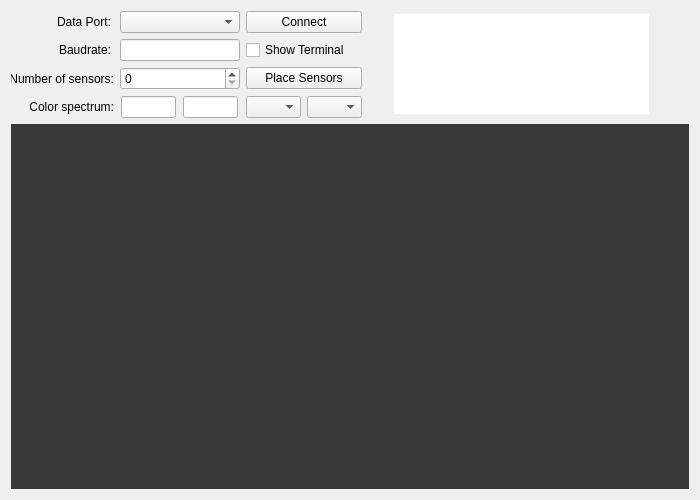
<?xml version="1.0" encoding="UTF-8"?>
<ui version="4.0">
 <class>ViewerWidget</class>
 <widget class="QWidget" name="ViewerWidget">
  <property name="enabled">
   <bool>true</bool>
  </property>
  <property name="geometry">
   <rect>
    <x>0</x>
    <y>0</y>
    <width>700</width>
    <height>500</height>
   </rect>
  </property>
  <property name="sizePolicy">
   <sizepolicy hsizetype="Preferred" vsizetype="Preferred">
    <horstretch>0</horstretch>
    <verstretch>0</verstretch>
   </sizepolicy>
  </property>
  <property name="minimumSize">
   <size>
    <width>700</width>
    <height>500</height>
   </size>
  </property>
  <property name="mouseTracking">
   <bool>true</bool>
  </property>
  <property name="windowTitle">
   <string>Form</string>
  </property>
  <layout class="QGridLayout" name="gridLayout">
   <item row="3" column="2">
    <layout class="QHBoxLayout" name="horizontalLayout">
     <item>
      <widget class="QComboBox" name="comboBox_minColor">
       <property name="sizePolicy">
        <sizepolicy hsizetype="Fixed" vsizetype="Fixed">
         <horstretch>0</horstretch>
         <verstretch>0</verstretch>
        </sizepolicy>
       </property>
       <property name="minimumSize">
        <size>
         <width>55</width>
         <height>0</height>
        </size>
       </property>
       <property name="maximumSize">
        <size>
         <width>55</width>
         <height>16777215</height>
        </size>
       </property>
      </widget>
     </item>
     <item>
      <widget class="QComboBox" name="comboBox_maxColor">
       <property name="sizePolicy">
        <sizepolicy hsizetype="Fixed" vsizetype="Fixed">
         <horstretch>0</horstretch>
         <verstretch>0</verstretch>
        </sizepolicy>
       </property>
       <property name="minimumSize">
        <size>
         <width>55</width>
         <height>0</height>
        </size>
       </property>
       <property name="maximumSize">
        <size>
         <width>55</width>
         <height>16777215</height>
        </size>
       </property>
      </widget>
     </item>
    </layout>
   </item>
   <item row="2" column="3">
    <spacer name="horizontalSpacer_2">
     <property name="orientation">
      <enum>Qt::Horizontal</enum>
     </property>
     <property name="sizeType">
      <enum>QSizePolicy::Fixed</enum>
     </property>
     <property name="sizeHint" stdset="0">
      <size>
       <width>20</width>
       <height>20</height>
      </size>
     </property>
    </spacer>
   </item>
   <item row="1" column="3">
    <spacer name="horizontalSpacer_3">
     <property name="orientation">
      <enum>Qt::Horizontal</enum>
     </property>
     <property name="sizeType">
      <enum>QSizePolicy::Fixed</enum>
     </property>
     <property name="sizeHint" stdset="0">
      <size>
       <width>20</width>
       <height>20</height>
      </size>
     </property>
    </spacer>
   </item>
   <item row="3" column="0">
    <widget class="QLabel" name="Label_spectrum">
     <property name="text">
      <string>Color spectrum:</string>
     </property>
     <property name="alignment">
      <set>Qt::AlignRight|Qt::AlignTrailing|Qt::AlignVCenter</set>
     </property>
    </widget>
   </item>
   <item row="2" column="2">
    <widget class="QPushButton" name="pushButton_Place">
     <property name="sizePolicy">
      <sizepolicy hsizetype="Fixed" vsizetype="Fixed">
       <horstretch>0</horstretch>
       <verstretch>0</verstretch>
      </sizepolicy>
     </property>
     <property name="minimumSize">
      <size>
       <width>100</width>
       <height>0</height>
      </size>
     </property>
     <property name="maximumSize">
      <size>
       <width>150</width>
       <height>16777215</height>
      </size>
     </property>
     <property name="text">
      <string>Place Sensors</string>
     </property>
    </widget>
   </item>
   <item row="0" column="0">
    <widget class="QLabel" name="Label_portSelect">
     <property name="enabled">
      <bool>true</bool>
     </property>
     <property name="sizePolicy">
      <sizepolicy hsizetype="Preferred" vsizetype="Preferred">
       <horstretch>0</horstretch>
       <verstretch>0</verstretch>
      </sizepolicy>
     </property>
     <property name="minimumSize">
      <size>
       <width>50</width>
       <height>0</height>
      </size>
     </property>
     <property name="maximumSize">
      <size>
       <width>100</width>
       <height>16777215</height>
      </size>
     </property>
     <property name="text">
      <string>Data Port:</string>
     </property>
     <property name="alignment">
      <set>Qt::AlignRight|Qt::AlignTrailing|Qt::AlignVCenter</set>
     </property>
    </widget>
   </item>
   <item row="2" column="1">
    <widget class="QSpinBox" name="SpinBox_numberSelect">
     <property name="sizePolicy">
      <sizepolicy hsizetype="Preferred" vsizetype="Fixed">
       <horstretch>0</horstretch>
       <verstretch>0</verstretch>
      </sizepolicy>
     </property>
     <property name="minimumSize">
      <size>
       <width>120</width>
       <height>0</height>
      </size>
     </property>
     <property name="maximumSize">
      <size>
       <width>120</width>
       <height>16777215</height>
      </size>
     </property>
    </widget>
   </item>
   <item row="1" column="0">
    <widget class="QLabel" name="Label_baudrate">
     <property name="enabled">
      <bool>true</bool>
     </property>
     <property name="sizePolicy">
      <sizepolicy hsizetype="Preferred" vsizetype="Preferred">
       <horstretch>0</horstretch>
       <verstretch>0</verstretch>
      </sizepolicy>
     </property>
     <property name="minimumSize">
      <size>
       <width>50</width>
       <height>0</height>
      </size>
     </property>
     <property name="maximumSize">
      <size>
       <width>100</width>
       <height>16777215</height>
      </size>
     </property>
     <property name="text">
      <string>Baudrate:</string>
     </property>
     <property name="alignment">
      <set>Qt::AlignRight|Qt::AlignTrailing|Qt::AlignVCenter</set>
     </property>
    </widget>
   </item>
   <item row="1" column="1">
    <widget class="QLineEdit" name="lineEdit_baudrate">
     <property name="sizePolicy">
      <sizepolicy hsizetype="Preferred" vsizetype="Fixed">
       <horstretch>0</horstretch>
       <verstretch>0</verstretch>
      </sizepolicy>
     </property>
     <property name="minimumSize">
      <size>
       <width>120</width>
       <height>0</height>
      </size>
     </property>
     <property name="maximumSize">
      <size>
       <width>120</width>
       <height>16777215</height>
      </size>
     </property>
    </widget>
   </item>
   <item row="3" column="3">
    <spacer name="horizontalSpacer_4">
     <property name="orientation">
      <enum>Qt::Horizontal</enum>
     </property>
     <property name="sizeType">
      <enum>QSizePolicy::Fixed</enum>
     </property>
     <property name="sizeHint" stdset="0">
      <size>
       <width>20</width>
       <height>20</height>
      </size>
     </property>
    </spacer>
   </item>
   <item row="1" column="2">
    <widget class="QCheckBox" name="checkBox_Terminal">
     <property name="sizePolicy">
      <sizepolicy hsizetype="Fixed" vsizetype="Fixed">
       <horstretch>0</horstretch>
       <verstretch>0</verstretch>
      </sizepolicy>
     </property>
     <property name="text">
      <string>Show Terminal</string>
     </property>
    </widget>
   </item>
   <item row="0" column="1">
    <widget class="QComboBox" name="comboBox_port">
     <property name="sizePolicy">
      <sizepolicy hsizetype="Preferred" vsizetype="Fixed">
       <horstretch>0</horstretch>
       <verstretch>0</verstretch>
      </sizepolicy>
     </property>
     <property name="minimumSize">
      <size>
       <width>120</width>
       <height>0</height>
      </size>
     </property>
     <property name="maximumSize">
      <size>
       <width>120</width>
       <height>16777215</height>
      </size>
     </property>
    </widget>
   </item>
   <item row="3" column="1">
    <layout class="QHBoxLayout" name="horizontalLayout_2">
     <property name="sizeConstraint">
      <enum>QLayout::SetMinimumSize</enum>
     </property>
     <item>
      <widget class="QLineEdit" name="lineEdit_minColor">
       <property name="sizePolicy">
        <sizepolicy hsizetype="Preferred" vsizetype="Fixed">
         <horstretch>0</horstretch>
         <verstretch>0</verstretch>
        </sizepolicy>
       </property>
       <property name="minimumSize">
        <size>
         <width>55</width>
         <height>0</height>
        </size>
       </property>
       <property name="maximumSize">
        <size>
         <width>55</width>
         <height>16777215</height>
        </size>
       </property>
      </widget>
     </item>
     <item>
      <widget class="QLineEdit" name="lineEdit_maxColor">
       <property name="sizePolicy">
        <sizepolicy hsizetype="Preferred" vsizetype="Fixed">
         <horstretch>0</horstretch>
         <verstretch>0</verstretch>
        </sizepolicy>
       </property>
       <property name="minimumSize">
        <size>
         <width>55</width>
         <height>0</height>
        </size>
       </property>
       <property name="maximumSize">
        <size>
         <width>55</width>
         <height>16777215</height>
        </size>
       </property>
      </widget>
     </item>
    </layout>
   </item>
   <item row="0" column="2">
    <widget class="QPushButton" name="pushButton_Connect">
     <property name="sizePolicy">
      <sizepolicy hsizetype="Fixed" vsizetype="Fixed">
       <horstretch>0</horstretch>
       <verstretch>0</verstretch>
      </sizepolicy>
     </property>
     <property name="minimumSize">
      <size>
       <width>100</width>
       <height>0</height>
      </size>
     </property>
     <property name="maximumSize">
      <size>
       <width>150</width>
       <height>16777215</height>
      </size>
     </property>
     <property name="text">
      <string>Connect</string>
     </property>
    </widget>
   </item>
   <item row="0" column="3">
    <spacer name="horizontalSpacer">
     <property name="orientation">
      <enum>Qt::Horizontal</enum>
     </property>
     <property name="sizeType">
      <enum>QSizePolicy::Fixed</enum>
     </property>
     <property name="sizeHint" stdset="0">
      <size>
       <width>20</width>
       <height>20</height>
      </size>
     </property>
    </spacer>
   </item>
   <item row="2" column="0">
    <widget class="QLabel" name="Label_sensorNumber">
     <property name="sizePolicy">
      <sizepolicy hsizetype="Preferred" vsizetype="Preferred">
       <horstretch>0</horstretch>
       <verstretch>0</verstretch>
      </sizepolicy>
     </property>
     <property name="minimumSize">
      <size>
       <width>100</width>
       <height>0</height>
      </size>
     </property>
     <property name="maximumSize">
      <size>
       <width>120</width>
       <height>16777215</height>
      </size>
     </property>
     <property name="text">
      <string>Number of sensors:</string>
     </property>
     <property name="alignment">
      <set>Qt::AlignRight|Qt::AlignTrailing|Qt::AlignVCenter</set>
     </property>
    </widget>
   </item>
   <item row="6" column="0" colspan="5">
    <widget class="MplWidget" name="widget_Mpl" native="true">
     <property name="sizePolicy">
      <sizepolicy hsizetype="Expanding" vsizetype="Expanding">
       <horstretch>0</horstretch>
       <verstretch>0</verstretch>
      </sizepolicy>
     </property>
     <property name="autoFillBackground">
      <bool>false</bool>
     </property>
     <property name="styleSheet">
      <string notr="true">background-color: rgb(57, 57, 57);</string>
     </property>
    </widget>
   </item>
   <item row="0" column="4" rowspan="4">
    <layout class="QGridLayout" name="Layout_terminal">
     <item row="0" column="0">
      <widget class="QTextEdit" name="terminal">
       <property name="enabled">
        <bool>true</bool>
       </property>
       <property name="sizePolicy">
        <sizepolicy hsizetype="Fixed" vsizetype="Fixed">
         <horstretch>0</horstretch>
         <verstretch>0</verstretch>
        </sizepolicy>
       </property>
       <property name="minimumSize">
        <size>
         <width>250</width>
         <height>100</height>
        </size>
       </property>
       <property name="maximumSize">
        <size>
         <width>16777215</width>
         <height>100</height>
        </size>
       </property>
       <property name="mouseTracking">
        <bool>true</bool>
       </property>
       <property name="styleSheet">
        <string notr="true">background-color: rgb(53, 53, 53);
color: rgb(226, 226, 226);
disabled {background-color: rgb(0, 0, 0); }
</string>
       </property>
       <property name="frameShape">
        <enum>QFrame::NoFrame</enum>
       </property>
       <property name="frameShadow">
        <enum>QFrame::Plain</enum>
       </property>
       <property name="verticalScrollBarPolicy">
        <enum>Qt::ScrollBarAlwaysOff</enum>
       </property>
       <property name="horizontalScrollBarPolicy">
        <enum>Qt::ScrollBarAlwaysOff</enum>
       </property>
       <property name="lineWrapMode">
        <enum>QTextEdit::WidgetWidth</enum>
       </property>
       <property name="readOnly">
        <bool>true</bool>
       </property>
       <property name="acceptRichText">
        <bool>false</bool>
       </property>
      </widget>
     </item>
     <item row="0" column="1">
      <spacer name="horizontalSpacer_5">
       <property name="orientation">
        <enum>Qt::Horizontal</enum>
       </property>
       <property name="sizeHint" stdset="0">
        <size>
         <width>40</width>
         <height>20</height>
        </size>
       </property>
      </spacer>
     </item>
    </layout>
   </item>
  </layout>
 </widget>
 <customwidgets>
  <customwidget>
   <class>MplWidget</class>
   <extends>QWidget</extends>
   <header location="global">mplWidget.h</header>
   <container>1</container>
  </customwidget>
 </customwidgets>
 <resources/>
 <connections/>
</ui>
